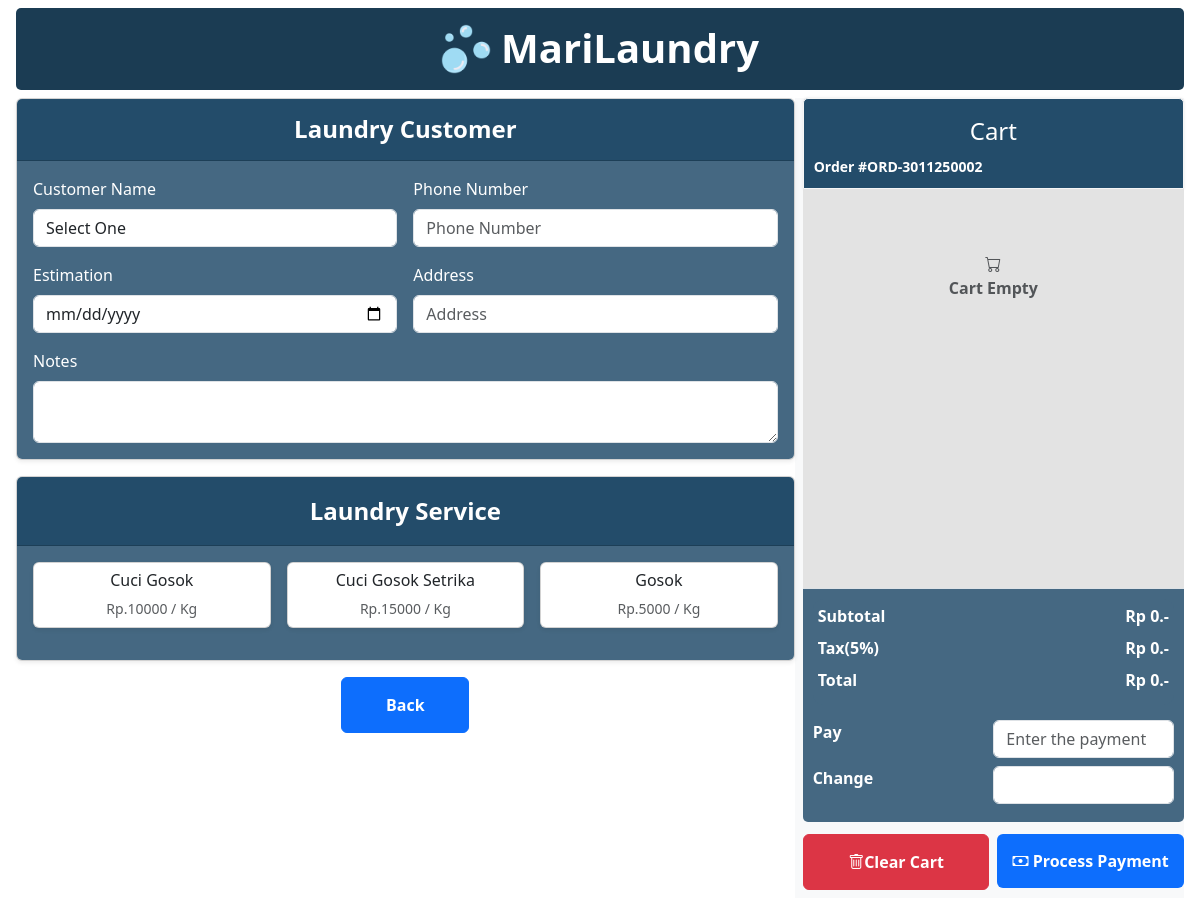
The app's page /pos/add-order.php, older data.
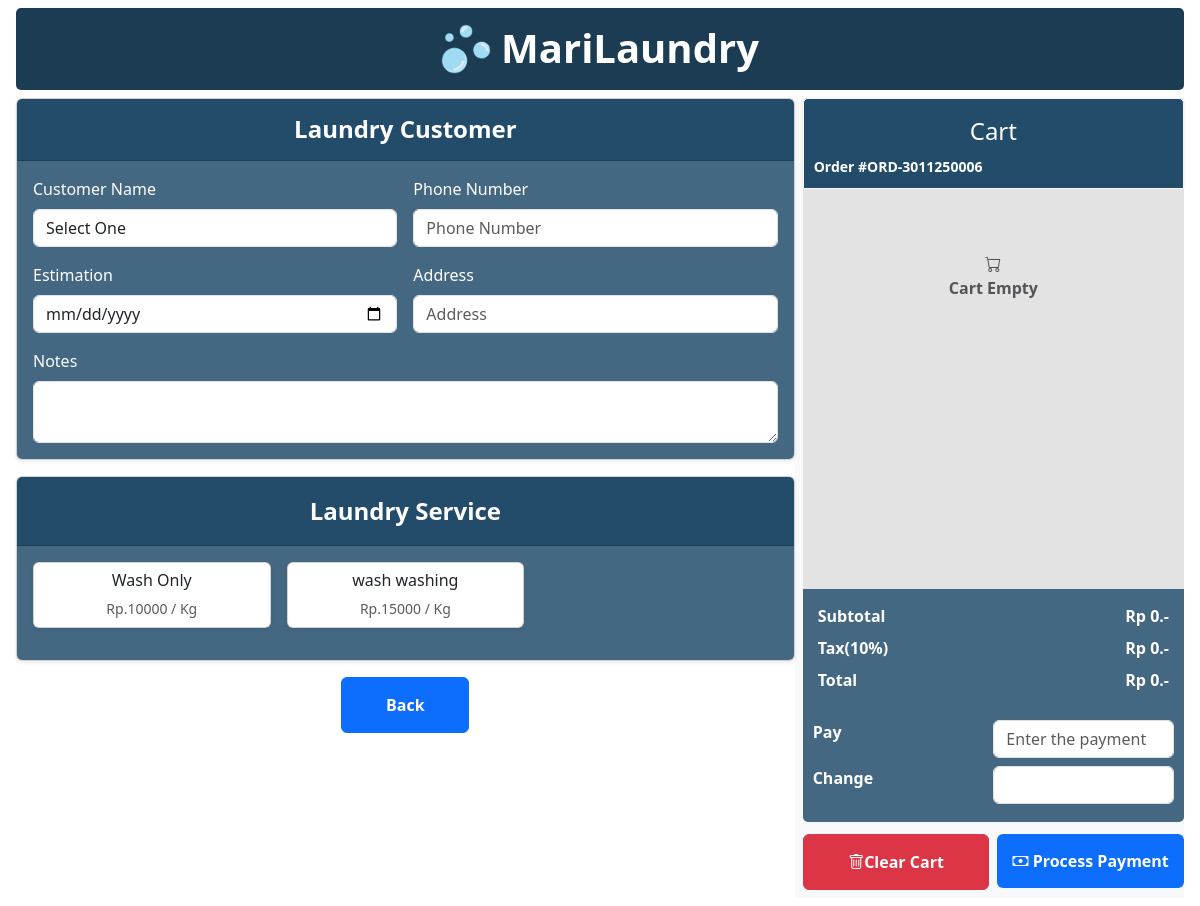
The same page, newer data.
### tables this page shows
CREATE TABLE `services` (
  `id` int(11) NOT NULL,
  `name` varchar(50) NOT NULL,
  `price` int(11) NOT NULL,
  `description` text NOT NULL,
  `created_at` timestamp NOT NULL DEFAULT current_timestamp(),
  `updated_at` timestamp NULL DEFAULT NULL ON UPDATE current_timestamp()
);

CREATE TABLE `trans_orders` (
  `id` int(11) NOT NULL,
  `id_customer` int(11) NOT NULL,
  `order_code` varchar(20) NOT NULL,
  `order_end_date` date NOT NULL,
  `order_status` tinyint(1) NOT NULL DEFAULT 0,
  `order_pay` int(11) NOT NULL,
  `order_change` int(11) NOT NULL,
  `order_tax` int(11) NOT NULL,
  `order_total` int(11) NOT NULL,
  `active_tax` int(11) NOT NULL,
  `notes` text NOT NULL,
  `created_at` timestamp NOT NULL DEFAULT current_timestamp(),
  `update_at` timestamp NULL DEFAULT NULL ON UPDATE current_timestamp()
);

CREATE TABLE `taxs` (
  `id` int(11) NOT NULL,
  `percent` int(11) NOT NULL,
  `is_active` tinyint(1) NOT NULL,
  `create_at` timestamp NOT NULL DEFAULT current_timestamp(),
  `update_at` timestamp NULL DEFAULT NULL ON UPDATE current_timestamp()
);

### pos/add-order.php (the view, shortened to what the changed rows need)
<?php
include "../config/config.php";
$queryServices = mysqli_query($config, "SELECT * FROM services");
$services = mysqli_fetch_all($queryServices, MYSQLI_ASSOC);
$queryTaxs = mysqli_query($config, "SELECT * FROM taxs WHERE is_active = 1 ORDER BY id DESC LIMIT 1");
$taxs = mysqli_fetch_assoc($queryTaxs);
$orderNumber = mysqli_query($config, "SELECT id FROM trans_orders ORDER BY id DESC LIMIT 1");
$row = mysqli_fetch_assoc($orderNumber);
$nextId = $row ? $row['id'] + 1 : 1;
$order_code = "ORD-" . date("dmy") . str_pad($nextId, 4, "0", STR_PAD_LEFT);
?>
<!DOCTYPE html>
<html lang="en">
<head>
    <link
        href="https://cdn.jsdelivr.net/npm/bootstrap@5.3.8/dist/css/bootstrap.min.css"
        rel="stylesheet"
 />
    <link rel="stylesheet" href="../assets/css/pos.css" />
    <link
        rel="stylesheet"
        href="https://cdn.jsdelivr.net/npm/bootstrap-icons@1.13.1/font/bootstrap-icons.min.css" />
</head>
<body>
    <div class="container-fluid container-pos">
        <h1 class="card-title d-flex justify-content-center my-2">
            <img style="width: 50px; margin-right: 10px;" src="../assets/img/logo/bubbles.png" alt="">
            MariLaundry
        </h1>
        <div class="row content">
            <div class="col-md-8 order-section">
                <div class="card shadow-sm mb-3">
                    <div class="card-body">
                        <div class="row g-3">
                            <?php foreach ($services as $service): ?>
                                <div class="col-md-4 mb-3">
                                    <div class="card shadow-sm service-card p-2 text-center" onclick="openModal(<?= htmlspecialchars(json_encode($service)) ?>)">
                                        <h6><?= $service['name'] ?></h6>
                                        <small class="text-muted">Rp.<?= $service['price'] ?> / Kg</small>
                                    </div>
                                </div>
                            <?php endforeach ?>
                        </div>
                    </div>
                </div>
            </div>
            <div class="col-md-4 cart-section mb-2">
                <div class="cart-header ms-2">
                    <small>Order #<span class="orderNumber"><?php echo $order_code ?></span></small>
                </div>
                <div class="cart-footer ms-2">
                    <div class="total-section">
                        <div class="d-flex justify-content-between mb-2">
                            <span>Tax(<?= $taxs['percent'] ?? '10' ?>%)</span>
                            <span id="tax">Rp 0.-</span>
                        </div>
                    </div>
                </div>
            </div>
        </div>
    </div>
</body>
</html>

Row changes from the older to the newer data that the page shows:
removed services: name "Cuci Gosok", price "10000"
removed services: name "Cuci Gosok Setrika", price "15000"
removed services: name "Gosok", price "5000"
no longer on this page (row edited): trans_orders: id "ORD-3011250002"
no longer on this page (row edited): taxs: percent "5"
added services: name "Wash Only", price "10000"
added services: name "wash washing", price "15000"
added trans_orders: id "ORD-3011250006"
added taxs: percent "10"
